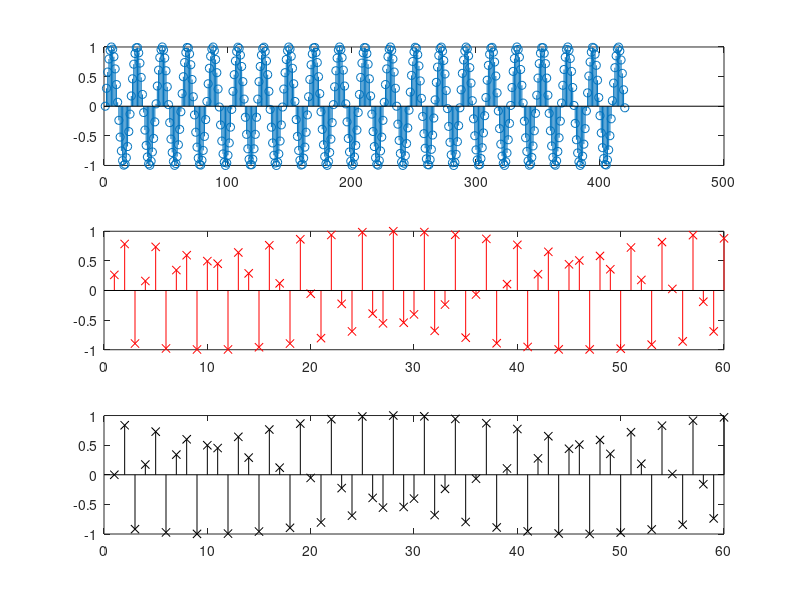
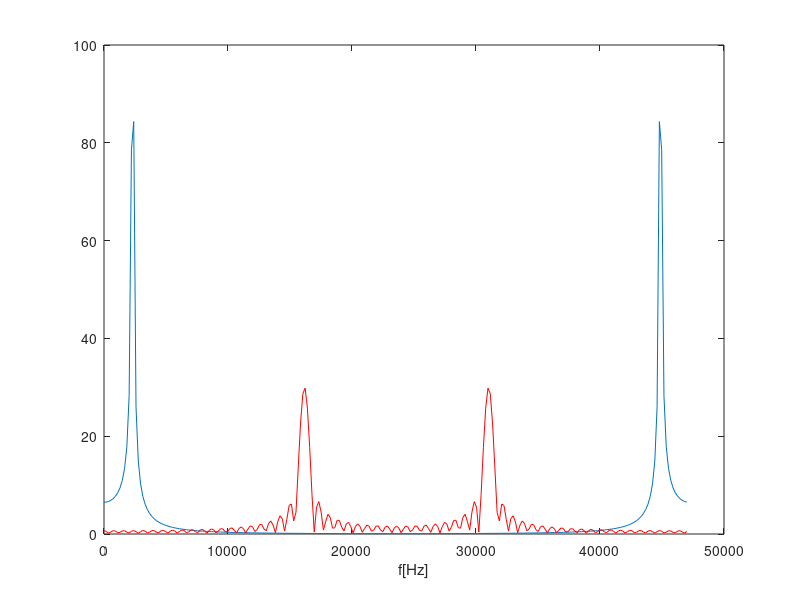

Write MATLAB code to recreate these figures, in order.
%% Test downsample() and myDownsample() implementation behaviour.
%
% Compare Matlab and my function how it is to see. I wanted to just know if
% it's the same when I take every nth sample from original signal.

close all;
clear all;

fs = 47e3;
ts = 1/fs;
nLen = 420;
downsampleFactor = 7;

% Input signal generation
f = 2.3e3;
t = [0:ts:(nLen-1)*ts];
y = sin(2*pi*f*t);

figure;
subplot(311); stem(y);

% Downsample using Matlab function
%yDownsampled = downsample(y,downsampleFactor);
yDownsampled = resample(y,1,downsampleFactor);
subplot(312); stem(yDownsampled, 'rx');         % Matlab downsample

% My implementation.
yDownsampled2 = [];
for l = 1:downsampleFactor:length(y)
    yDownsampled2 = [yDownsampled2 y(l)];
end

subplot(313); stem(yDownsampled2, 'kx');        % My downsample

% Spectrum graph to see downsample effect, frequency is going higher
% ntimes
xAxis = linspace(0,fs,256);
figure;
plot(xAxis, abs(fft(y, 256))); hold on;
xlabel('f[Hz]');
plot(xAxis, abs(fft(yDownsampled2, 256)), 'r'); hold off;
